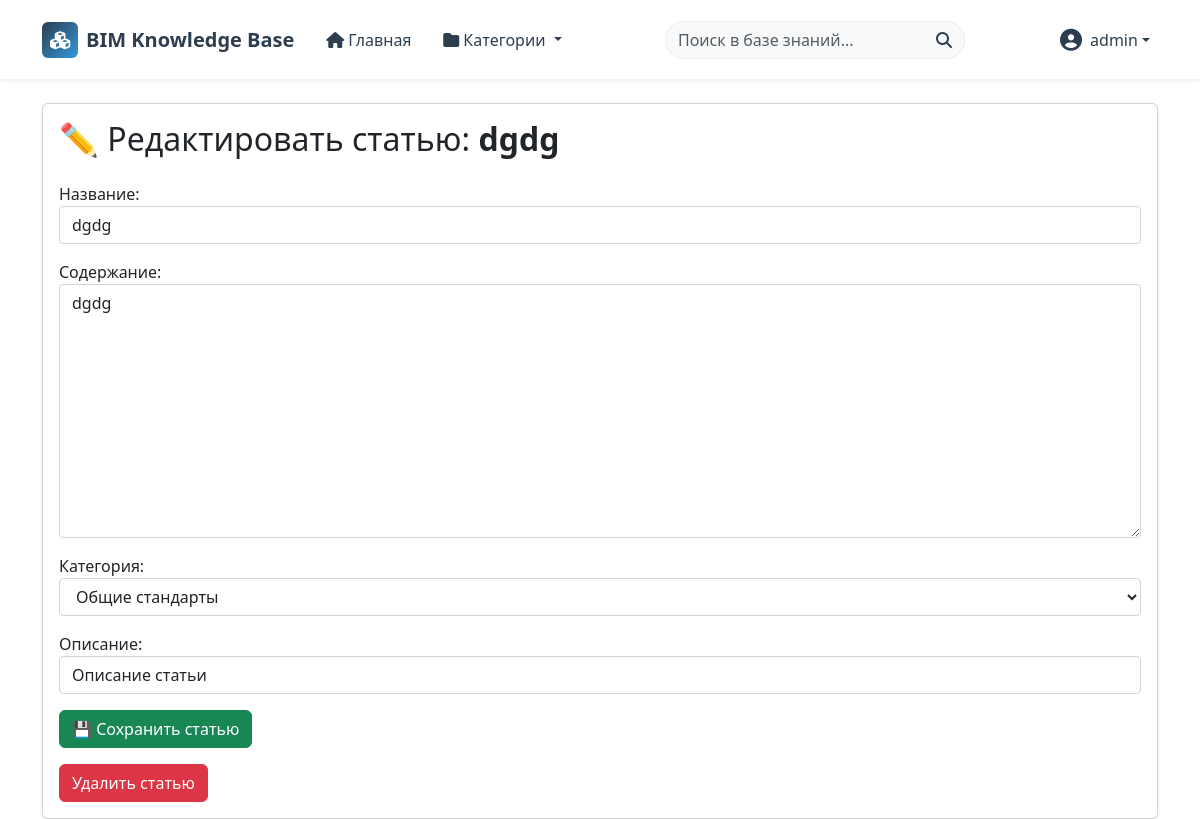
The page /article/10/edit/ (signed in) on the database its author committed.
### articles/models.py (models this page shows, shortened)
class Article(models.Model):
    title = models.CharField(max_length=200)
    content = RichTextUploadingField(blank=True, null=True)
    category = models.ForeignKey(Category, on_delete=models.CASCADE, related_name='articles')
    snippet = models.CharField(max_length=200, default="Описание статьи")
    author = models.ForeignKey(User, on_delete=models.CASCADE)
    created_date = models.DateTimeField(auto_now_add=True)
    updated_date = models.DateTimeField(auto_now=True)
    class Meta:
        ordering = ['-updated_date', '-created_date']

### articles/views.py (the view)
# urls.py: path('article/<int:pk>/edit/', views.article_edit, name='article_edit'),
@login_required
@user_passes_test(is_admin)
def article_edit(request, pk):
    article = get_object_or_404(Article, pk=pk)
    if request.method == 'POST':
        form = ArticleForm(request.POST, instance=article)
        if form.is_valid():
            form.save()
            return redirect(article.get_absolute_url())
    else:
        form = ArticleForm(instance=article)
    return render(request, 'articles/article_form.html', {
        'form': form,
        'article': article,
        'parent': article.category,
    })

### articles/forms.py
class ArticleForm(forms.ModelForm):
    class Meta:
        model = Article
        fields = ['title', 'content', 'category', 'snippet']
        labels = {
            'title': "Название",
            'content': "Содержание",
            'category': "Категория",
            'snippet': "Описание",
        }
    def __init__(self, *args, **kwargs):
        parent_category = kwargs.pop('parent_category', None)
        super().__init__(*args, **kwargs)
        if parent_category:
            subcategories = Category.objects.filter(parent=parent_category)
            self.fields['category'].queryset = (
                Category.objects.filter(id=parent_category.id) |
                Category.objects.filter(parent=parent_category)
)

### articles/context_proccessors.py (called while the page is built)
def navbar_context(request):
    return{
        "menu": Category.objects.filter(parent=None),
    }

### articles/models.py (called while the page is built)
    def __str__(self):
        return self.name

    def get_absolute_url(self):
        return reverse("category_detail", kwargs={"pk": self.pk})

### articles/views.py (called while the page is built)
def is_admin(user):
    return user.is_staff or user.is_superuser

### articles/templates/articles/article_form.html (shortened to what this page needs)
{% extends "base.html" %}
{% block content %}
  <div class="container mt-4">
    <div class="card shadow-sm">
      <div class="card-body">
        <h2 class="card-title mb-4">
          {% if article %}
            ✏️ Редактировать статью: <strong>{{ article.title }}</strong>
          {% else %}
            ➕ Добавить статью в категорию: <strong>{{ parent.name }}</strong>
          {% endif %}
        </h2>
        <form method="post" class="mb-3">
          {{ form.as_p }}
          <button type="submit" class="btn btn-success">💾 Сохранить статью</button>
        </form>
        {% if article %}
          <form method="post" action="{% url 'article_delete' article.id %}" onsubmit="return confirm('Вы уверены, что хотите удалить эту статью?');">
            <button type="submit" class="btn btn-danger">Удалить статью</button>
          </form>
        {% endif %}
      </div>
    </div>
  </div>
{% endblock %}

### templates/navbar.html (shortened to what this page needs)
{% load static %}
<nav class="navbar navbar-expand-lg navbar-light bg-white shadow-sm sticky-top">
  <div class="container">
      <a class="navbar-brand d-flex align-items-center" href="{% url 'home' %}">
          <div class="logo-icon bg-gradient-primary text-white rounded">
              <i class="fas fa-cubes"></i>
          </div>
          <span class="ms-2 fw-bold">BIM Knowledge Base</span>
      </a>
      <div class="collapse navbar-collapse" id="navbarContent">
          <ul class="navbar-nav me-auto mb-2 mb-lg-0">
              <li class="nav-item">
                  <a class="nav-link {% if request.path == '/' %}active{% endif %} px-3" href="{% url 'home' %}">
                      <i class="fas fa-home me-1"></i>Главная
                  </a>
              </li>
              <li class="nav-item dropdown">
                  <a class="nav-link dropdown-toggle px-3" href="#" id="navbarCategories" role="button"
                     data-bs-toggle="dropdown" aria-expanded="false">
                      <i class="fas fa-folder me-1"></i>Категории
                  </a>
              </li>
          </ul>
          <form class="d-flex mx-auto search-form" method="POST" action="{% url 'search_results' %}">
            <div class="input-group">
                <input class="form-control search-input border-end-0" type="search" placeholder="Поиск в базе знаний..."
                       aria-label="Search" name="searched" value="{{ request.POST.searched|default:'' }}">
                <button class="btn search-btn border-start-0" type="submit">
                    <i class="fas fa-search"></i>
                </button>
            </div>
          </form>
          <ul class="navbar-nav ms-auto">
              {% if user.is_authenticated %}
                  <li class="nav-item dropdown">
                      <a class="nav-link dropdown-toggle user-menu d-flex align-items-center" href="#" id="navbarUser" role="button"
                         data-bs-toggle="dropdown" aria-expanded="false">
                          <div class="user-avatar me-2">
                              <i class="fas fa-user-circle"></i>
                          </div>
                          <span>{{ user.username }}</span>
                      </a>
                  </li>
              {% endif %}
          </ul>
      </div>
  </div>
</nav>

### static/css/main.css (style rules this page uses)
.form-control, input[type="text"], input[type="password"], input[type="email"], input[type="url"], select, textarea { display: block; width: 100%; padding: 0.375rem 0.75rem; font-size: 1rem; font-weight: 400; line-height: 1.5; color: #212529; background-color: #fff; background-clip: padding-box; border: 1px solid #ced4da; border-radius: 0.25rem; transition: border-color 0.15s ease-in-out, box-shadow 0.15s ease-in-out; }
:root { --primary-color: #2070b0; --secondary-color: #34495e; --accent-color: #3498db; --light-bg: #f5f9fc; --border-color: #e1e8ed; --text-primary: #333333; --text-secondary: #666666; }
body { color: var(--text-primary); }
a { color: var(--primary-color); text-decoration: none; transition: color 0.3s ease; }

### templates/navbar.html (style rules this page uses)
.navbar { padding: 15px 0; transition: all 0.3s ease; }
.logo-icon { background: linear-gradient(135deg, #2c3e50 0%, #3498db 100%); width: 36px; height: 36px; border-radius: 8px; display: flex; align-items: center; justify-content: center; font-size: 18px; }
.navbar-brand { font-weight: 700; color: #2c3e50; }
.nav-link { font-weight: 500; color: #2c3e50; transition: all 0.2s ease; }
.search-form { width: 300px; }
.search-input { border-radius: 20px 0 0 20px; border-color: #e9ecef; background-color: #f8f9fa; }
.search-btn { border-radius: 0 20px 20px 0; background-color: #f8f9fa; border-color: #e9ecef; color: #2c3e50; }
.user-avatar { font-size: 22px; color: #2c3e50; }

### rows shown on the page
Article: title "dgdg", content "dgdg", category "Общие стандарты", snippet "Описание статьи"

### other values the page prints
{{ user.username }} "admin"
